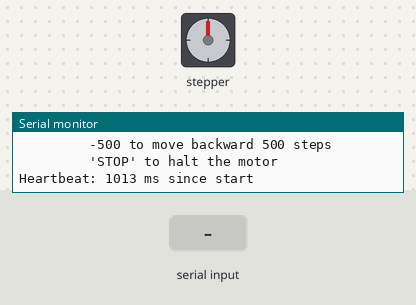
The sketch below on a simulated Arduino Uno, built with avr-gcc and run on an emulated ATmega328P. Shown: stepper motor, the last lines printed to the serial monitor. Wiring (inferred from the names in the program): stepper motor driver (200 steps per turn assumed): step pin 10; direction pin 9; enable pin 8. Inputs (shaded band) come from the test bench.

Above: at 1.2 s.
1.3 s: "200\n" received over Serial
At 1.45 s:
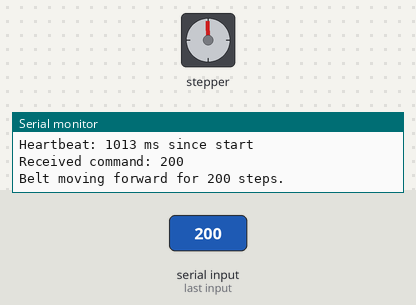
3.1 s: "90,45\n" received over Serial
At 4.2 s:
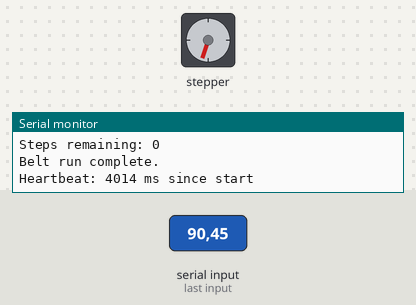
4.7 s: "30,150\n" received over Serial
At 5.7 s:
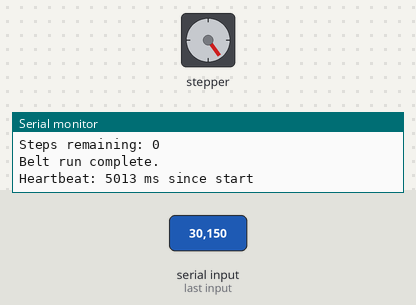
6.2 s: "5\n" received over Serial
At 6.7 s:
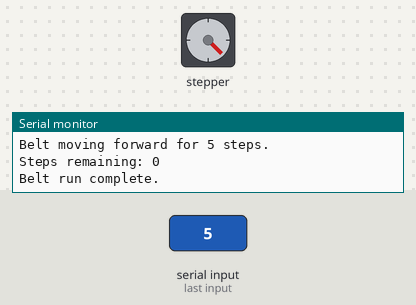
7.7 s: "90\n" received over Serial
At 8.9 s:
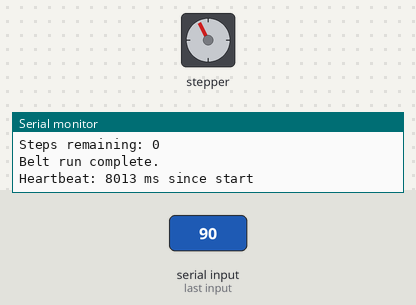
9.3 s: "30,150\n" received over Serial
At 10.4 s:
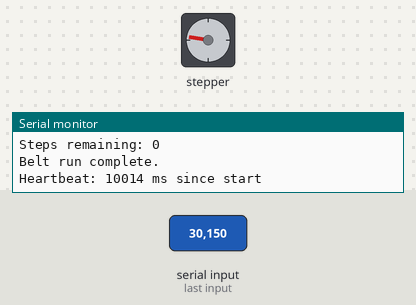
Timing chart, 0 to 11.8 s (numbered marks = the images above; inputs shaded):
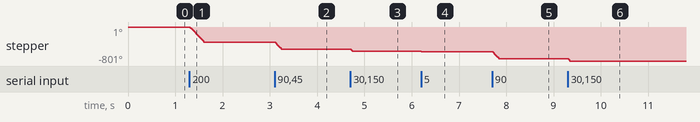

Measured:
- after the input at 1.3 s, stepper: turns 360° counter-clockwise in 0.30 s, starting at once
- after the input at 3.1 s, stepper: turns 162° counter-clockwise in 0.13 s, starting at once
- after the input at 4.7 s, stepper: turns 54° counter-clockwise, starting at once
- after the input at 7.7 s, stepper: turns 162° counter-clockwise in 0.13 s, starting at once
- after the input at 9.3 s, stepper: turns 54° counter-clockwise, starting at once

The sketch:

Conveyor_belt_using_step.ino
```cpp
// Enhanced Stepper Motor Control with TB6600 and Heartbeat
// Receives step numbers as strings via Serial and runs the motor accordingly
// Handles 'STOP' command to halt the motor

#define PIN_ENA   8
#define PIN_DIR   9
#define PIN_PUL   10

const unsigned long STEP_INTERVAL = 1500; // Microseconds between steps (1.5ms)
unsigned long previousStepTime = 0;

long stepsRemaining = 0;        // Number of steps remaining
bool isRunning = false;          // Motor running state
bool directionForward = true;    // Direction of motor

String inputString = "";         // Serial input buffer
bool stringComplete = false;     // Flag for complete command

// Heartbeat parameters
const unsigned long HEARTBEAT_INTERVAL = 1000000; // Microseconds between heartbeats (1 second)
unsigned long previousHeartbeatTime = 0;

void setup() {
  Serial.begin(115200);
  Serial.println("Enhanced Stepper Motor Control Ready");
  Serial.println("Enter step counts as numbers. Positive for forward, negative for backward.");
  Serial.println("Example: 1000 to move forward 1000 steps");
  Serial.println("         -500 to move backward 500 steps");
  Serial.println("         'STOP' to halt the motor");

  pinMode(PIN_ENA, OUTPUT);
  pinMode(PIN_DIR, OUTPUT);
  pinMode(PIN_PUL, OUTPUT);

  // Enable the driver
  digitalWrite(PIN_ENA, LOW); // LOW typically enables the driver; verify with your TB6600

  // Set initial direction (forward)
  digitalWrite(PIN_DIR, directionForward ? LOW : HIGH);

  // Initialize timing variables
  previousStepTime = micros();
  previousHeartbeatTime = micros();
}

void loop() {
  unsigned long currentTime = micros();

  // Handle serial input
  while (Serial.available()) {
    char inChar = (char)Serial.read();
    if (inChar == '\n') { // Command terminated by newline
      stringComplete = true;
    } else if (inChar != '\r') { // Ignore carriage return
      inputString += inChar;
    }
  }

  // Process complete command
  if (stringComplete) {
    inputString.trim(); // Remove leading/trailing whitespace
    Serial.print("Received command: ");
    Serial.println(inputString);

    if (inputString.equalsIgnoreCase("STOP")) {
      stepsRemaining = 0;
      isRunning = false;
      Serial.println("Belt stopped.");
    }
    else {
      // Parse step count
      long stepCount = inputString.toInt(); // Convert to integer

      if (stepCount == 0 && inputString.charAt(0) != '0') { // Check for invalid input
        Serial.println("Invalid step count.");
      }
      else {
        if (stepCount > 0) {
          directionForward = true;
        }
        else if (stepCount < 0) {
          directionForward = false;
          stepCount = -stepCount; // Make step count positive
        }

        if (stepCount >= 0) {
          stepsRemaining = stepCount;
          isRunning = true;
          digitalWrite(PIN_DIR, directionForward ? LOW : HIGH);
          Serial.print("Belt moving ");
          Serial.print(directionForward ? "forward" : "backward");
          Serial.print(" for ");
          Serial.print(stepsRemaining);
          Serial.println(" steps.");
        }
      }
    }

    // Reset input buffer
    inputString = "";
    stringComplete = false;
  }

  // Handle motor stepping
  if (isRunning && stepsRemaining > 0) {
    if (currentTime - previousStepTime >= STEP_INTERVAL) {
      previousStepTime = currentTime;
      stepForward();
      stepsRemaining--;

      // Optionally, provide feedback every 1000 steps
      if (stepsRemaining % 1000 == 0) {
        Serial.print("Steps remaining: ");
        Serial.println(stepsRemaining);
      }

      // Check if stepping is complete
      if (stepsRemaining == 0) {
        isRunning = false;
        Serial.println("Belt run complete.");
      }
    }
  }

  // Handle heartbeat
  if (currentTime - previousHeartbeatTime >= HEARTBEAT_INTERVAL) {
    previousHeartbeatTime = currentTime;
    sendHeartbeat();
  }
}

// Function to perform a single step forward or backward
void stepForward() {
  digitalWrite(PIN_PUL, HIGH);
  delayMicroseconds(100); // Pulse width; adjust as necessary
  digitalWrite(PIN_PUL, LOW);
  // No additional delay needed; timing controlled by STEP_INTERVAL
}

// Function to send a heartbeat message
void sendHeartbeat() {
  unsigned long millisSinceStart = millis();
  Serial.print("Heartbeat: ");
  Serial.print(millisSinceStart);
  Serial.println(" ms since start");
}
```
